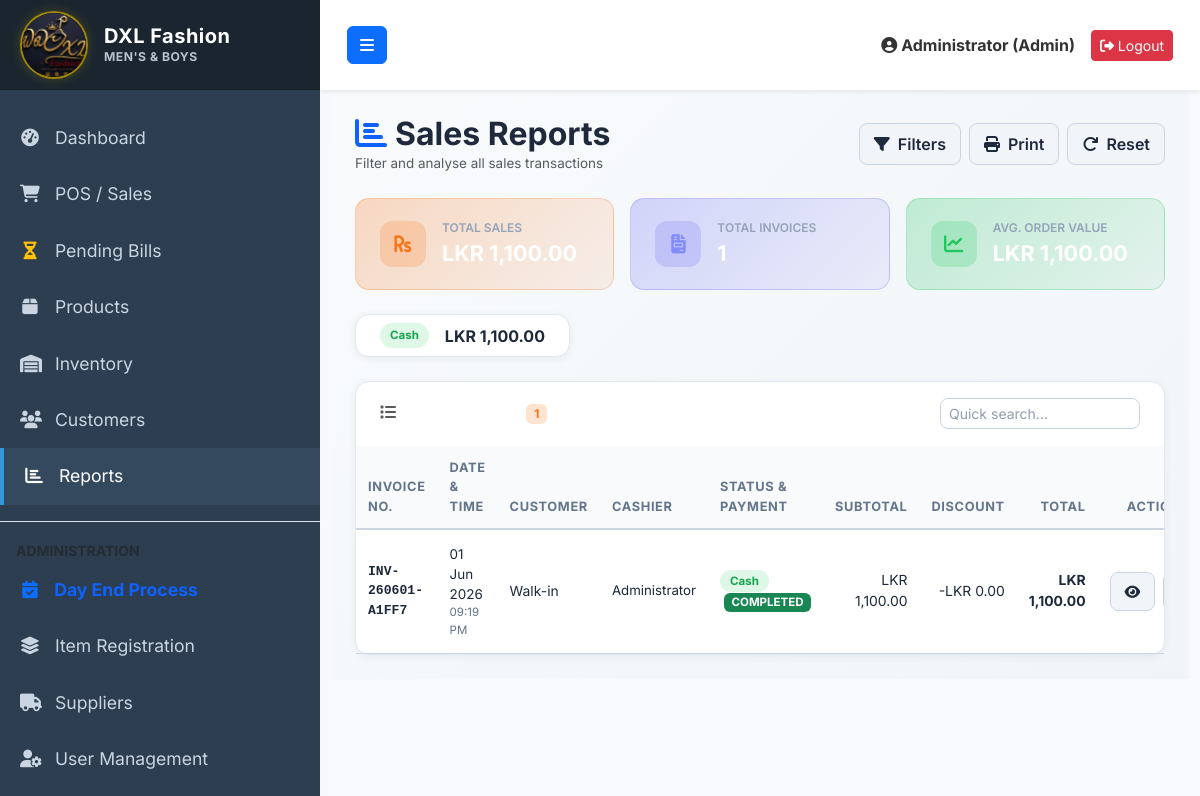
Before: /reports.php (signed in) with the older database file.
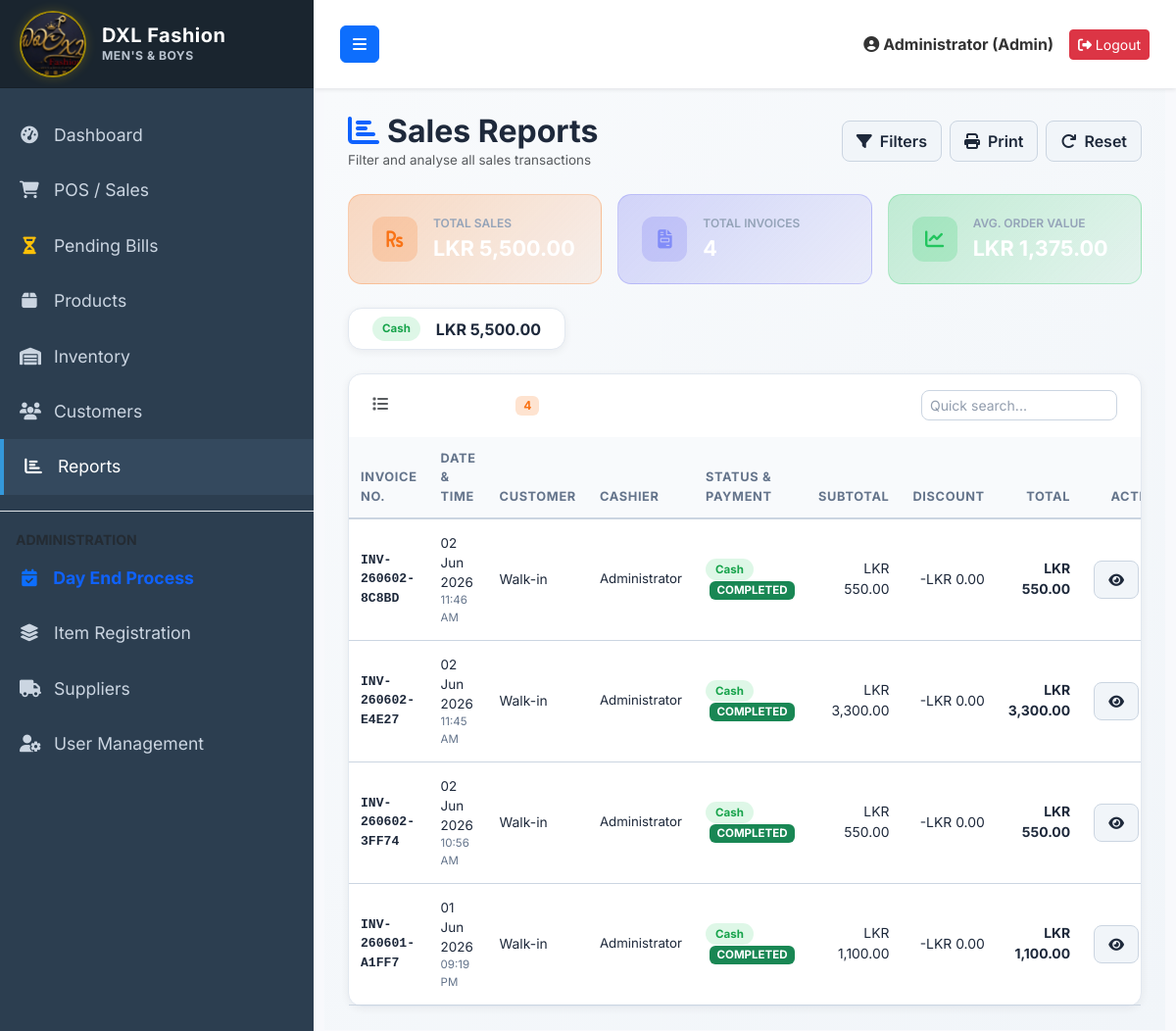
After: the same page with the newer database file.
### tables this page shows
CREATE TABLE `sales` (
  `id` int(11) NOT NULL AUTO_INCREMENT,
  `invoice_no` varchar(50) NOT NULL,
  `customer_id` int(11) DEFAULT NULL,
  `total_amount` decimal(10,2) NOT NULL DEFAULT 0.00,
  `discount` decimal(10,2) DEFAULT 0.00,
  `tax` decimal(10,2) DEFAULT 0.00,
  `payment_method` varchar(50) DEFAULT 'Cash',
  `paid_amount` decimal(10,2) NOT NULL DEFAULT 0.00,
  `balance` decimal(10,2) NOT NULL DEFAULT 0.00,
  `sale_date` datetime NOT NULL DEFAULT current_timestamp(),
  `created_by` int(11) DEFAULT NULL,
  `print_count` int(11) DEFAULT 1,
  `status` varchar(20) NOT NULL DEFAULT 'COMPLETED',
  `cancelled_at` datetime DEFAULT NULL,
  `cancelled_by` int(11) DEFAULT NULL,
  `cancellation_reason` text DEFAULT NULL,
  PRIMARY KEY (`id`),
  UNIQUE KEY `invoice_no` (`invoice_no`),
  KEY `customer_id` (`customer_id`),
  KEY `created_by` (`created_by`),
  CONSTRAINT `fk_sales_cust` FOREIGN KEY (`customer_id`) REFERENCES `customers` (`id`) ON DELETE SET NULL,
  CONSTRAINT `fk_sales_user` FOREIGN KEY (`created_by`) REFERENCES `users` (`id`) ON DELETE SET NULL
);

### reports.php (the view, shortened to what the changed rows need)
<?php
require_once 'config/database.php';
require_once 'includes/header.php';
$where  = ["1=1"];
$params = [];
$item_join = '';
$where_sql = implode(" AND ", $where);
$sql = "
    SELECT s.*,
           COALESCE(c.customer_name,'Walk-in') AS customer_name,
           COALESCE(u.full_name,'—') AS cashier_name
    FROM sales s
    LEFT JOIN customers c ON c.id = s.customer_id
    LEFT JOIN users     u ON u.id = s.created_by
    $item_join
    WHERE $where_sql
    GROUP BY s.id
    ORDER BY s.sale_date DESC
";
$stmt = $pdo->prepare($sql);
$stmt->execute($params);
$sales = $stmt->fetchAll();
$active_sales   = array_filter($sales, function($s) { return $s['status'] !== 'CANCELLED'; });
$total_amount   = array_sum(array_column($active_sales,'total_amount'));
$total_invoices = count($active_sales);
$avg_order      = $total_invoices > 0 ? $total_amount / $total_invoices : 0;
$pay_breakdown = [];
foreach ($sales as $s) {
    $pm = $s['payment_method'];
    $pay_breakdown[$pm] = ($pay_breakdown[$pm] ?? 0) + $s['total_amount'];
}
?>
<div class="premium-dark-page" style="margin:-24px;padding:24px;">
<div class="d-flex justify-content-between align-items-center mb-4 flex-wrap gap-2">
    <div>
        <h2 class="fw-bold text-white m-0"><i class="fas fa-chart-bar me-2" style="color:var(--primary-orange)"></i>Sales Reports</h2>
    </div>
</div>
<div class="row g-3 mb-4">
    <div class="col-md-4">
        <div class="rpt-summary-card" style="background:linear-gradient(135deg,rgba(249,115,22,.25),rgba(249,115,22,.08));border:1px solid rgba(249,115,22,.25);">
            <div class="d-flex align-items-center gap-3">
                <div>
                    <div style="font-size:.75rem;color:#94a3b8;font-weight:600;text-transform:uppercase;">Total Sales</div>
                    <div class="fw-bold text-white" style="font-size:1.35rem;">LKR <?= number_format($total_amount,2) ?></div>
                </div>
            </div>
        </div>
    </div>
    <div class="col-md-4">
        <div class="rpt-summary-card" style="background:linear-gradient(135deg,rgba(99,102,241,.25),rgba(99,102,241,.08));border:1px solid rgba(99,102,241,.25);">
            <div class="d-flex align-items-center gap-3">
                <div>
                    <div style="font-size:.75rem;color:#94a3b8;font-weight:600;text-transform:uppercase;">Total Invoices</div>
                    <div class="fw-bold text-white" style="font-size:1.35rem;"><?= number_format($total_invoices) ?></div>
                </div>
            </div>
        </div>
    </div>
    <div class="col-md-4">
        <div class="rpt-summary-card" style="background:linear-gradient(135deg,rgba(34,197,94,.25),rgba(34,197,94,.08));border:1px solid rgba(34,197,94,.25);">
            <div class="d-flex align-items-center gap-3">
                <div>
                    <div style="font-size:.75rem;color:#94a3b8;font-weight:600;text-transform:uppercase;">Avg. Order Value</div>
                    <div class="fw-bold text-white" style="font-size:1.35rem;">LKR <?= number_format($avg_order,2) ?></div>
                </div>
            </div>
        </div>
    </div>
</div>
<?php if (!empty($pay_breakdown)): ?>
<div class="row g-3 mb-4">
    <?php foreach($pay_breakdown as $method => $amount): ?>
    <div class="col-auto">
        <div class="rpt-card px-4 py-2 d-flex align-items-center gap-3">
            <span class="badge-payment badge-<?= strtolower($method) ?>"><?= $method ?></span>
            <span class="fw-bold" style="color:#1e293b;">LKR <?= number_format($amount,2) ?></span>
        </div>
    </div>
    <?php endforeach; ?>
</div>
<?php endif; ?>
<div class="rpt-card p-0">
    <div class="d-flex align-items-center justify-content-between px-4 py-3" style="border-bottom:1px solid rgba(255,255,255,.07);">
        <h6 class="text-white fw-bold m-0"><i class="fas fa-list me-2 text-muted"></i>Sales Records
            <span class="badge ms-2" style="background:rgba(249,115,22,.2);color:#f97316;font-size:.75rem;"><?= $total_invoices ?></span>
        </h6>
    </div>
    <div class="table-responsive">
        <table class="table rpt-table m-0" id="rptTable">
            <thead>
                <tr>
                    <th>Invoice No.</th>
                    <th>Date &amp; Time</th>
                    <th>Customer</th>
                    <th>Cashier</th>
                    <th>Status &amp; Payment</th>
                    <th class="text-end">Subtotal</th>
                    <th class="text-end">Discount</th>
                    <th class="text-end">Total</th>
                    <th class="text-center no-print-btn">Actions</th>
                </tr>
            </thead>
            <tbody>
            <?php if (empty($sales)): ?>
                <tr><td colspan="9" class="text-center text-muted py-5">
                    <i class="fas fa-search d-block fs-2 mb-2 opacity-25"></i>
                    No sales records found for the selected filters.
                </td></tr>
            <?php else: ?>
            <?php foreach($sales as $s):
                $pm_badge = strtolower($s['payment_method']);
            ?>
            <tr>
                <td class="fw-bold font-monospace" style="color:#0f62fe;font-size:.82rem;"><?= htmlspecialchars($s['invoice_no']) ?></td>
                <td>
                    <div style="font-size:.84rem;"><?= date('d M Y', strtotime($s['sale_date'])) ?></div>
                    <div style="font-size:.72rem;color:#64748b;"><?= date('h:i A', strtotime($s['sale_date'])) ?></div>
                </td>
                <td><?= htmlspecialchars($s['customer_name']) ?></td>
                <td style="font-size:.83rem;"><?= htmlspecialchars($s['cashier_name']) ?></td>
                <td>
                    <span class="badge-payment badge-<?= $pm_badge ?>"><?= htmlspecialchars($s['payment_method']) ?></span>
                    <?php if ($s['status'] === 'CANCELLED'): ?>
                        <span class="badge bg-danger ms-1" style="font-size:.72rem; font-weight:700;">CANCELLED</span>
                    <?php else: ?>
                        <span class="badge bg-success ms-1" style="font-size:.72rem; font-weight:700;">COMPLETED</span>
                    <?php endif; ?>
                </td>
                <td class="text-end">LKR <?= number_format($s['total_amount'] + $s['discount'], 2) ?></td>
                <td class="text-end text-danger">-LKR <?= number_format($s['discount'],2) ?></td>
                <td class="text-end fw-bold" style="color:#1e293b; <?= $s['status'] === 'CANCELLED' ? 'text-decoration: line-through; opacity: 0.6;' : '' ?>">LKR <?= number_format($s['total_amount'],2) ?></td>
                <td class="text-center no-print-btn">
                    <div class="d-inline-flex gap-2">
                        <button class="btn btn-sm btn-dark-premium text-info border-0" onclick="viewDetail('<?= htmlspecialchars($s['invoice_no'], ENT_QUOTES) ?>')" title="View Items">
                            <i class="fas fa-eye"></i>
                        </button>
                    </div>
                </td>
            </tr>
            <?php endforeach; ?>
            <?php endif; ?>
            </tbody>
        </table>
    </div>
</div>
</div>
<?php require_once 'includes/footer.php'; ?>

Changed rows visible on the page:
added sales: invoice_no "INV-260602-8C8BD", sale_date "02 Jun 2026", sale_date "11:46 AM", customer_name "Walk-in", cashier_name "Administrator", payment_method "Cash", status "COMPLETED", $s['total_amount'] + $s['discount'] "550.00", discount "0.00", total_amount "550.00"
added sales: invoice_no "INV-260602-E4E27", sale_date "02 Jun 2026", sale_date "11:45 AM", customer_name "Walk-in", cashier_name "Administrator", payment_method "Cash", status "COMPLETED", $s['total_amount'] + $s['discount'] "3,300.00", discount "0.00", total_amount "3,300.00"
added sales: invoice_no "INV-260602-3FF74", sale_date "02 Jun 2026", sale_date "10:56 AM", customer_name "Walk-in", cashier_name "Administrator", payment_method "Cash", status "COMPLETED", $s['total_amount'] + $s['discount'] "550.00", discount "0.00", total_amount "550.00"
shown differently, row unchanged: sales "01 Jun 2026": status "1,100.00" → (not shown); status "1" → (not shown)
Other visible differences:
$total_amount: (not shown) → "5,500.00"
$total_invoices: (not shown) → "4"
$avg_order: (not shown) → "1,375.00"
new list line: "Cash LKR 5,500.00"
list line gone: "Cash LKR 1,100.00"
